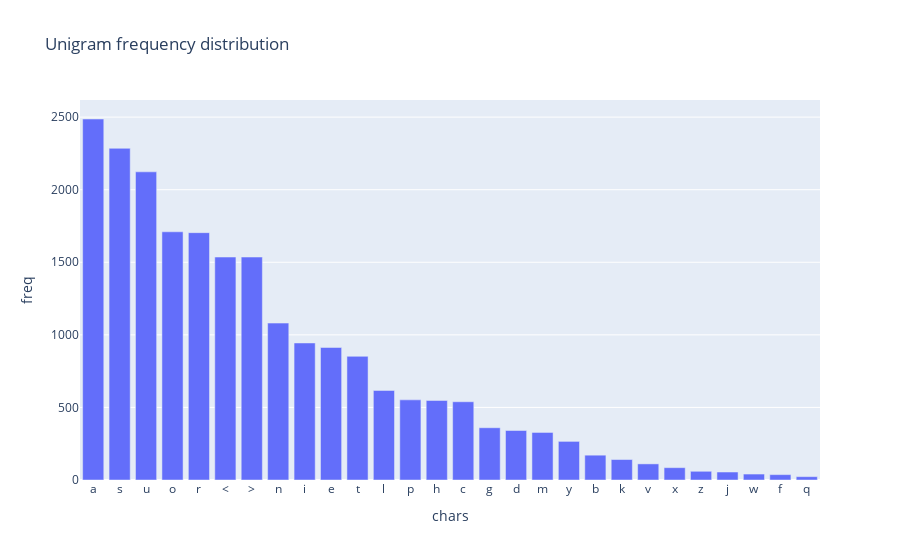

The notebook cell saved with this chart:
### Code cell
import plotly.express as px

fig = px.bar(x=list(freq.keys()), y=list(freq.values()), labels={'x':'chars', 'y':'freq'}, title='Unigram frequency distribution')
# sort x-axis by frequency
fig.update_xaxes(categoryorder='total descending')
fig.show()

### Figure 1 — Plotly figure (JSON) as saved in the notebook; plotly's stock layout.template omitted (floating-point values rounded to 4 significant figures)
{"data": [{"alignmentgroup": "True", "hovertemplate": "chars=%{x}<br>freq=%{y}<extra></extra>", "legendgroup": "", "marker": {"color": "#636efa", "pattern": {"shape": ""}}, "name": "", "offsetgroup": "", "orientation": "v", "showlegend": false, "textposition": "auto", "type": "bar", "x": ["<", "a", "c", "h", "e", "n", "o", "s", "u", "r", ">", "d", "y", "x", "b", "l", "i", "t", "p", "v", "m", "g", "f", "j", "k", "w", "z", "q"], "xaxis": "x", "y": [1536, 2487, 539, 548, 913, 1081, 1710, 2285, 2123, 1704, 1536, 341, 266, 85, 171, 617, 944, 852, 552, 111, 328, 360, 37, 55, 141, 41, 60, 23], "yaxis": "y"}], "layout": {"barmode": "relative", "legend": {"tracegroupgap": 0}, "title": {"text": "Unigram frequency distribution"}, "xaxis": {"anchor": "y", "categoryorder": "total descending", "domain": [0, 1], "title": {"text": "chars"}}, "yaxis": {"anchor": "x", "domain": [0, 1], "title": {"text": "freq"}}}}
